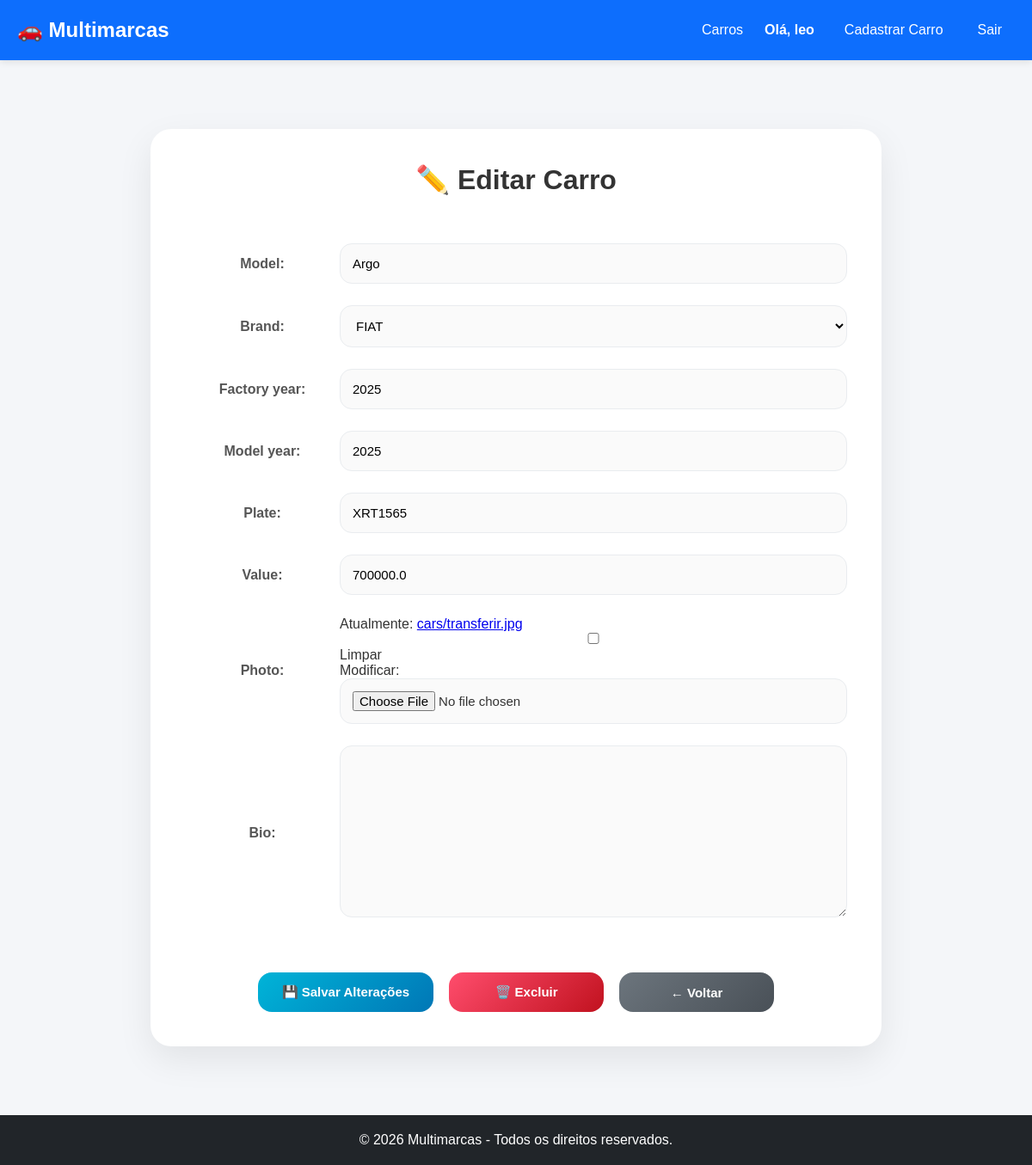
The app's page /cars/1/update/ (signed in) with its own data.
### cars/models.py (models this page shows, shortened)
class Car(models.Model):
    Id = models.AutoField(primary_key=True)
    model = models.CharField(max_length=200)
    brand = models.ForeignKey(brand, on_delete=models.PROTECT, related_name='car_brand')
    factory_year = models.IntegerField(blank=True, null=True)
    model_year = models.IntegerField(blank=True, null=True)
    plate = models.CharField(max_length=10, blank=True, null=True)
    value = models.FloatField(blank=True, null=True)
    photo = models.ImageField(upload_to='cars/', blank=True, null=True)
    bio = models.TextField(blank=True, null=True)

### cars/views.py (the view, shortened to what this page needs)
# urls.py: path('cars/<int:pk>/update/', CarUpdateView.as_view(), name='car_update'),
@method_decorator(login_required(login_url = 'login'), name='dispatch')
class CarUpdateView(UpdateView):
    model = Car
    form_class = CarModelForm
    template_name = 'car_update.html'

### cars/forms.py (shortened to what this page needs)
class CarModelForm(forms.ModelForm):
    class Meta:
        model = Car
        fields = '__all__'

### cars/models.py (called while the page is built)
    def __str__(self):
        return self.name

### cars/templates/car_update.html (shortened to what this page needs)
{% extends "base.html" %}
{% block content %}
<div class="form-container">
    <h1 class="form-title">
        ✏️ Editar Carro
    </h1>
    <form method="post" enctype="multipart/form-data">
        <table>
            {{ form.as_table }}
        </table>
        <div class="buttons-container">
            <button type="submit"
                    class="btn-custom btn-edit">
                💾 Salvar Alterações
            </button>
            <a href="{% url 'car_delete' object.pk %}"
               class="btn-custom btn-delete">
                🗑️ Excluir
            </a>
            <a href="{% url 'cars_list' %}"
               class="btn-custom btn-back">
                ← Voltar
            </a>
        </div>
    </form>
</div>
{% endblock %}

### app/templates/base.html (shortened to what this page needs)
<!DOCTYPE html>
<html lang="pt-br">
<head>
</head>
<body>
<header>
    <nav>
        <a href="{% url 'cars_list' %}" class="logo">🚗 Multimarcas</a>
        <ul>
            <li><a href="{% url 'cars_list' %}">Carros</a></li>
            {% if user.is_authenticated %}
                <li class="username">Olá, {{ user.username }}</li>
                <li><a href="{% url 'new_car' %}">Cadastrar Carro</a></li>
                <li><a href="{% url 'logout' %}">Sair</a></li>
            {% else %}
                <li><a href="{% url 'login' %}">Login</a></li>
                <li><a href="{% url 'register' %}">Cadastrar-se</a></li>
            {% endif %}
        </ul>
    </nav>
</header>
<main>
    {% block content %}
    {% endblock %}
</main>
<footer>
    <p>&copy; 2026 Multimarcas - Todos os direitos reservados.</p>
</footer>
</body>
</html>

### app/templates/base.html (style rules this page uses)
* { margin: 0; padding: 0; box-sizing: border-box; }
body { font-family: Arial, Helvetica, sans-serif; background-color: #f4f6f9; color: #333; min-height: 100vh; display: flex; flex-direction: column; }
header { background: #0d6efd; box-shadow: 0 2px 8px rgba(0,0,0,0.1); }
nav { max-width: 1200px; margin: 0 auto; padding: 0 20px; height: 70px; display: flex; justify-content: space-between; align-items: center; }
.logo { color: #fff; font-size: 1.5rem; font-weight: bold; text-decoration: none; }
nav ul { display: flex; list-style: none; gap: 10px; align-items: center; }
nav ul li { display: flex; align-items: center; }
nav ul li a { text-decoration: none; color: white; padding: 10px 15px; border-radius: 6px; transition: 0.3s; }
.username { color: #fff; font-weight: bold; margin-right: 10px; }
main { flex: 1; max-width: 1200px; width: 100%; margin: 30px auto; padding: 0 20px; }
footer { background: #212529; color: #fff; text-align: center; padding: 20px; margin-top: auto; }

### cars/templates/car_update.html (style rules this page uses)
:root { --primary-color:#00b4d8; --primary-hover:#0077b6; --danger-color:#ff4d6d; --danger-hover:#c1121f; --secondary-color:#6c757d; --secondary-hover:#495057; --bg-color:#f5f7fa; --border-color:#e9ecef; }
.form-container { max-width:850px; margin:50px auto; padding:40px; background:#fff; border-radius:24px; box-shadow:0 15px 40px rgba(0,0,0,.08); }
.form-title { text-align:center; font-size:2rem; margin-bottom:35px; color:#333; font-weight:700; }
table { width:100%; border-collapse:separate; border-spacing:0 15px; }
th { width:180px; color:#555; font-weight:600; vertical-align:middle; }
td { padding:5px 0; }
input, select, textarea { width:100%; padding:14px; border:1px solid var(--border-color); border-radius:14px; background:#fafafa; font-size:15px; transition:.3s; box-sizing:border-box; }
textarea { min-height:120px; resize:vertical; }
.buttons-container { margin-top:40px; display:flex; justify-content:center; gap:18px; flex-wrap:wrap; }
.btn-custom { display:inline-flex; justify-content:center; align-items:center; gap:8px; min-width:180px; padding:14px 28px; border:none; border-radius:16px; text-decoration:none; font-size:15px; font-weight:600; cursor:pointer; transition:.3s; }
.btn-edit { background:linear-gradient(135deg,#00b4d8,#0077b6); color:white; }
.btn-delete { background:linear-gradient(135deg,#ff4d6d,#c1121f); color:white; }
.btn-back { background:linear-gradient(135deg,#6c757d,#495057); color:white; }

### records on screen
Car: model "Argo", brand "FIAT", factory_year "2025", model_year "2025", plate "XRT1565", value "700000.0"

### other values on screen
{{ user.username }} "leo"
